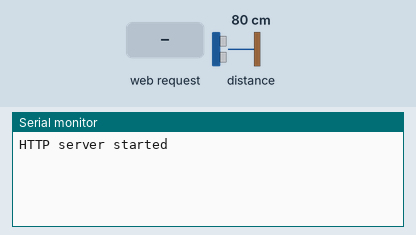
Recording of a sketch running on a simulated ESP8266 (NodeMCU). Parts: the last lines printed to the serial monitor. The inputs (shaded band) are chosen by the test bench; at power-on: distance to the obstacle 80 cm. The echo pulse lasts 58.3 µs per cm.

Above: at 1.3 s.
1.4 s: HTTP request GET / received
At 1.9 s:
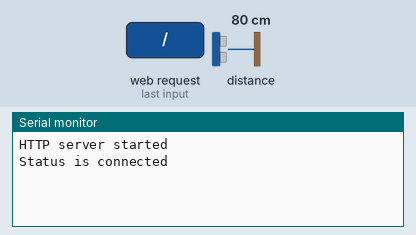
2.9 s: HTTP request GET /measure received
At 3.3 s:
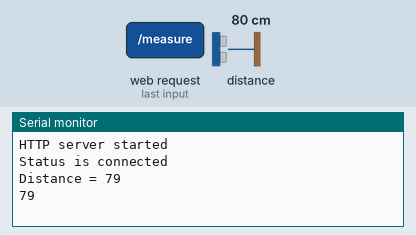

The sketch:

sketch_may12a.ino
```cpp
#include <ESP8266WiFi.h>
#include <ESP8266WebServer.h>

const char* ssid = "NodeMCU";
const char* password = "12345678";

IPAddress local_ip(192,168,1,1);
IPAddress gateway(192,168,1,1);
IPAddress subnet(255,255,255,0);

ESP8266WebServer server(80);
const int trigP = 2;  //D4
const int echoP = 0; //D3
long duration;
int distance=0;
String stringdistance=String(distance);

void setup() {
  Serial.begin(9600);
  WiFi.softAP(ssid, password);
  WiFi.softAPConfig(local_ip, gateway, subnet);
  delay(100);
  server.on("/", handle_OnConnect);
  server.on("/measure", measure_OnConnect);
  server.onNotFound(handle_NotFound);

  server.begin();
  Serial.println("HTTP server started");
  pinMode(trigP, OUTPUT);
  pinMode(echoP, INPUT);

}

void loop() {
  server.handleClient();
}
void handle_OnConnect() {
  Serial.println("Status is connected");
  server.send(200, "text/html", SendHTML(stringdistance));
}
void handle_NotFound(){
  server.send(404, "text/plain", "Not found");
}
void measure_OnConnect(){
  digitalWrite(trigP, LOW);
  delayMicroseconds(2);

  digitalWrite(trigP, HIGH);
  delayMicroseconds(10);
  digitalWrite(trigP, LOW);

  duration = pulseIn(echoP, HIGH);
  distance= duration*0.034/2;

  Serial.print("Distance = ");
  Serial.println(distance);
  stringdistance=String(distance);
  server.send(200, "text/html", SendHTML(stringdistance));
  Serial.println(stringdistance);
}
String SendHTML(String stringdistance){
  String ptr="<!DOCTYPE html><html><head><script type=\"text/javascript\">function operator(l){document.getElementById(\"level\").innerHTML=l;}</script><title>Water level indicator</title></head><body onload=\"operator(";
  ptr +=stringdistance;
  ptr +=")\"><p>The water level is</p><br><h3 id=\"level\"></h3><button><a href=\"/measure\">Refresh</a></button></body></html>";
  return ptr;
  }
```

Measured:
- after the input at 1.4 s, the serial monitor: prints a new line at once (image 1)
- after the input at 2.9 s, the serial monitor: prints a new line at once (image 2)
